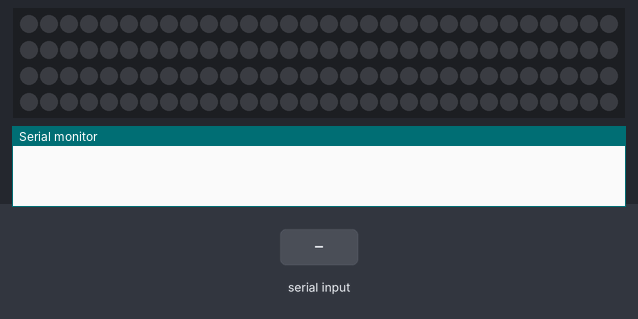
Bench run of a sketch on a simulated Arduino Uno, built with avr-gcc and run on an emulated ATmega328P. Shown: 120 RGB LEDs in strip order, left to right, continuing on the next row, the last lines printed to the serial monitor. The inputs (shaded band) are chosen by the test bench. Dim RGB values are drawn brighter than linear.

Above: at 1.2 s.
1.3 s: "90,45\n" received over Serial
At 2.2 s:
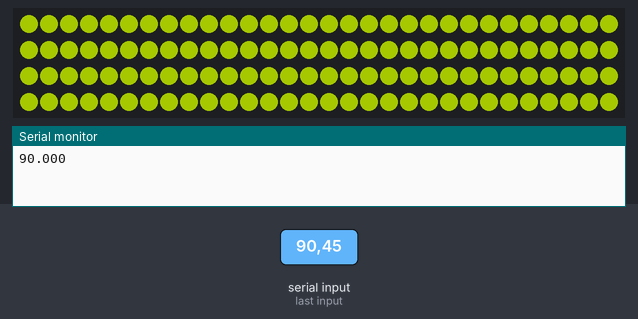
2.8 s: "30,150\n" received over Serial
At 3.4 s:
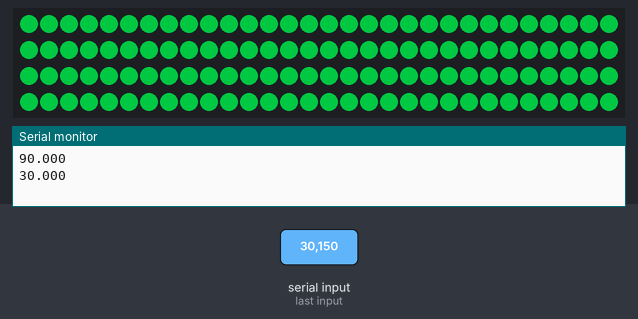
4.3 s: "5\n" received over Serial
At 5.5 s:
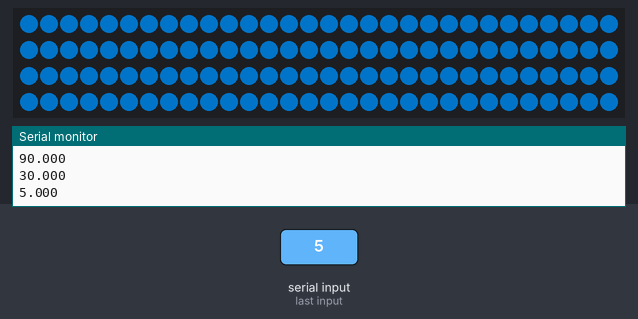
5.8 s: "200\n" received over Serial
At 6.7 s:
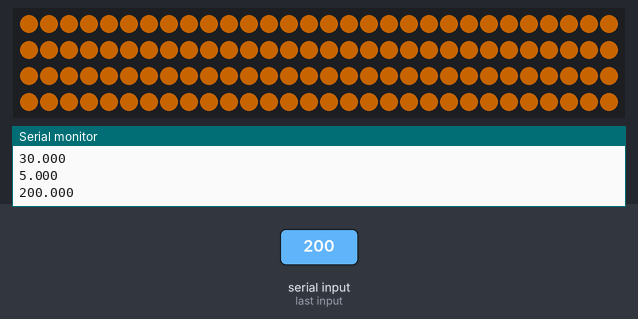
7.3 s: "90\n" received over Serial
At 7.8 s:
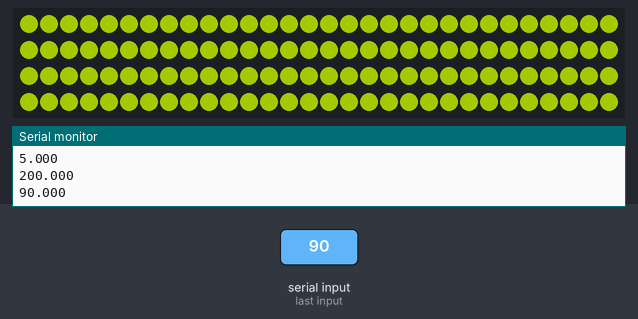
Timing chart, 0 to 9.8 s (numbered marks = the images above; inputs shaded):
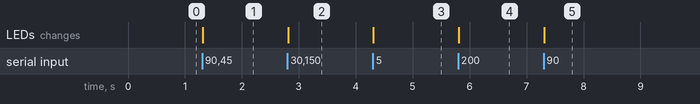

The sketch:

ArduinoSend.ino
```cpp
#include <FastLED.h>

#define LED_PIN     4 //arduino pin
#define NUM_LEDS    120 //total LEDs
#define BRIGHTNESS  100
#define LED_TYPE    WS2812B
#define COLOR_ORDER GRB

CRGB leds[NUM_LEDS]; //array of LEDs
float currentTemp;

void setup() {
  //default settings
  FastLED.addLeds<LED_TYPE, LED_PIN, COLOR_ORDER>(leds, NUM_LEDS);
  FastLED.setBrightness(BRIGHTNESS);

  Serial.begin(9600);
  Serial.setTimeout(10); //changed from 1 to 10
}

// communicating with the python code connected to the lakeshore
void loop() {
  if (Serial.available()) {
    String s = Serial.readStringUntil('\n'); // stop at newline
    currentTemp = s.toFloat();                // parse float
    Serial.println(currentTemp, 3);           // echo back
    temperatureToColor(currentTemp);
    FastLED.show();
  }
}

// changing colour based on temperature
void temperatureToColor(float temp) {
  //bounds (upper --> lower)
  const float t1 = 273.15; // room temp (white above this, no fade)
  const float t2 = 200.00;
  const float t3 = 100.00;
  const float t4 = 40.00;
  const float t5 = 10.00;
  const float t6 = 4.00;
  const float t7 = 0.01;

  //rounding to prevent errors
  auto clamp01 = [](float x){ return x < 0 ? 0.0f : (x > 1 ? 1.0f : x); };

  if (temp > t1) {
    // WHITE | ABOVE 273.15 K
    fill_solid(leds, NUM_LEDS, CRGB(255,255,255));
    return;
  }

  // RED -> ORANGE | 273 K to 200 K
  if (temp > t2) {
    float frac = clamp01((t1 - temp) / (t1 - t2));   // 0 at t1, 1 at t2
    uint8_t g = (uint8_t)(frac * 128);               // 0 → 128
    fill_solid(leds, NUM_LEDS, CRGB(255, g, 0));     // (255,0,0) → (255,128,0)
    return;
  }

  // ORANGE -> YELLOW | 200 K to 100 K
  if (temp > t3) {
    float frac = clamp01((t2 - temp) / (t2 - t3));   // 0 at t2, 1 at t3
    uint8_t g = (uint8_t)(128 + frac * (255 - 128)); // 128 → 255
    fill_solid(leds, NUM_LEDS, CRGB(255, g, 0));     // (255,128,0) → (255,255,0)
    return;
  }

  // YELLOW -> GREEN | 100 K to 40 K
  if (temp > t4) {
    float frac = clamp01((t3 - temp) / (t3 - t4));   // 0 at t3, 1 at t4
    uint8_t r = (uint8_t)(255 * (1.0f - frac));      // 255 → 0
    fill_solid(leds, NUM_LEDS, CRGB(r, 255, 0));     // (255,255,0) → (0,255,0)
    return;
  }

  // GREEN -> CYAN | 40 K to 10 K
  if (temp > t5) {
    float frac = clamp01((t4 - temp) / (t4 - t5));   // 0 at t4, 1 at t5
    uint8_t b = (uint8_t)(255 * frac);               // 0 → 255
    fill_solid(leds, NUM_LEDS, CRGB(0, 255, b));     // (0,255,0) → (0,255,255)
    return;
  }

  // CYAN -> LIGHT BLUE | 10 K to 4 K
  if (temp > t6) {
    float frac = clamp01((t5 - temp) / (t5 - t6));   // 0 at t5, 1 at t6
    uint8_t g = (uint8_t)(255 - frac * (255 - 128)); // 255 → 128
    fill_solid(leds, NUM_LEDS, CRGB(0, g, 255));     // (0,255,255) → (0,128,255)
    return;
  }

  //flashing when at 4 K ± 0.01 K
  if (fabs(temp - t7) < 0.01){
    flash();
  }

  // LIGHT BLUE -> DARK BLUE | 4 K to 0.01 K
  if (temp > t7) {
    float frac = clamp01((t6 - temp) / (t6 - t7));   // 0 at t6, 1 at t7
    uint8_t g = (uint8_t)(128 * (1.0f - frac));      // 128 → 0
    fill_solid(leds, NUM_LEDS, CRGB(0, g, 255));     // (0,128,255) → (0,0,255)
    return;
  }

  // PURPLE | <0.01 K
  fill_solid(leds, NUM_LEDS, CRGB(128, 0, 128));
}

// flashing when next cooldown stage begins
void flash() {
  // Flash LEDs on
  fill_solid(leds, NUM_LEDS, CRGB::Green);
  FastLED.show();
  delay(200);  // LED on for 200ms

  // Flash LEDs off
  fill_solid(leds, NUM_LEDS, CRGB::Black);
  FastLED.show();
  delay(200);  // LED off for 200ms
}
```

Measured:
- after the input at 1.3 s, the LEDs: change at once (image 1)
- after the input at 2.8 s, the LEDs: change at once (image 2)
- after the input at 4.3 s, the LEDs: change at once (image 3)
- after the input at 5.8 s, the LEDs: change at once (image 4)
- after the input at 7.3 s, the LEDs: change at once (image 5)
